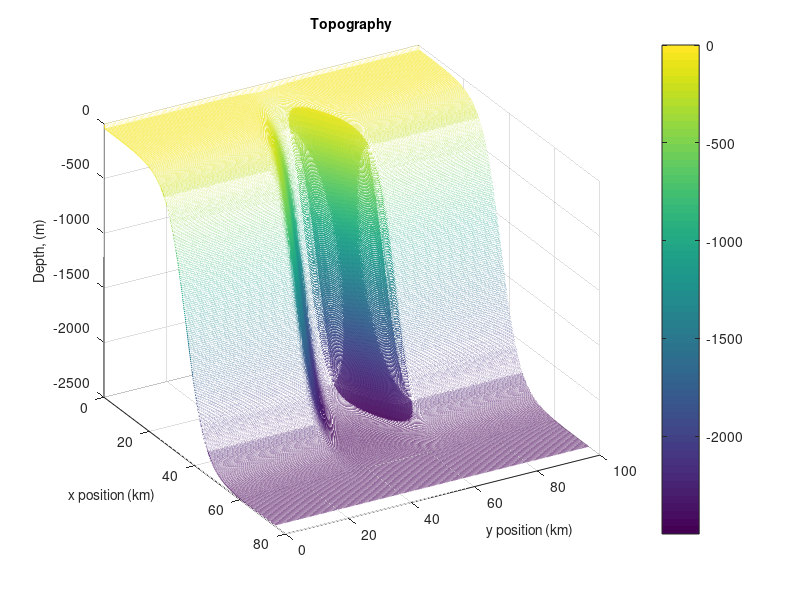
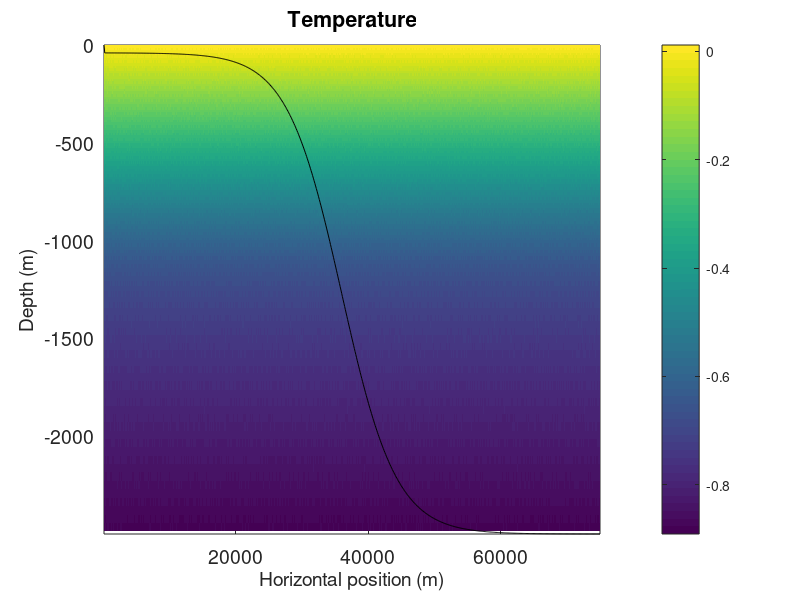
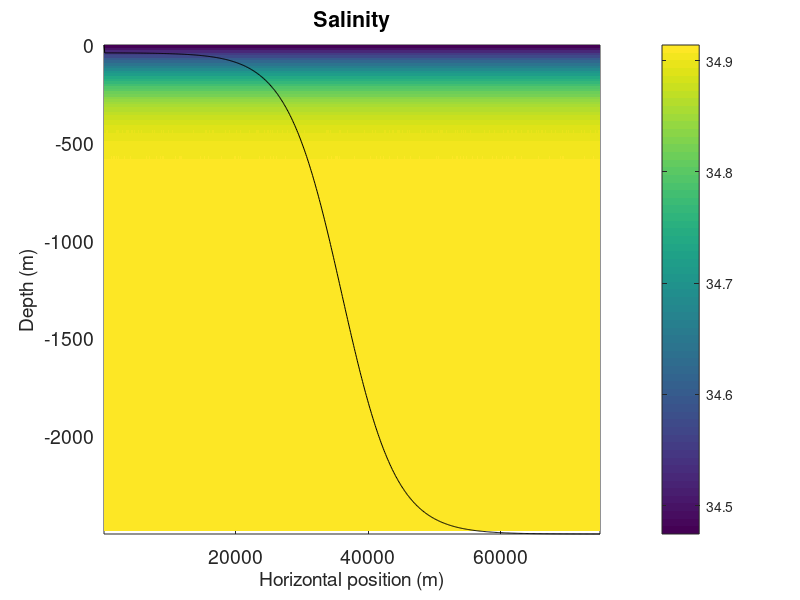
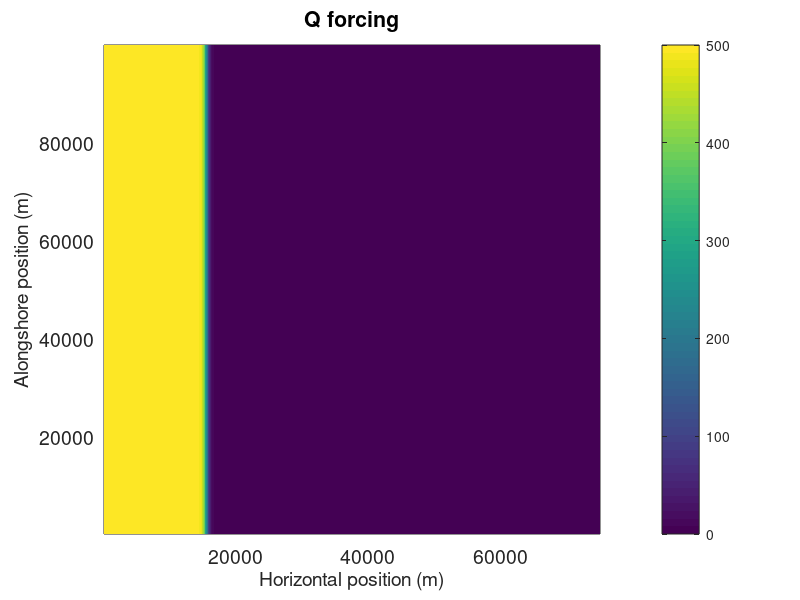

Recreate these plots in MATLAB, in order. (Note: this script raises an error after producing the figures.)
% This is a matlab script that generates the input data
% variable x resolution
clear all
close all

prec='real*8';
ieee='b';

% Dimensions of grid
nx=640; 
ny=900;
nz=120; 
% Nominal depth of model (meters)
H=2500.0;
% Size of domain
Lx=75000;
Ly=99999.9;

% Horizontal resolution (m)
%Variable resolution
res1=2*Lx/(3*nx);
L1=Lx/2;
L2=Lx - L1;
n2=nx - (L1/res1);
res2=L2/n2;
A=res2 - res1;
iswitch1=L1/(res1);
width=40;
dx=zeros(nx,1);
for i=1:nx
    dx(i) = res1*1.43982 + 0.06*A*( tanh( (i-iswitch1)/width) + 1);
%dx(i) = Lx/nx;
end

%Vertical resolution (m)
res1z=2*H/(3*nz);
H1 =H/2;
H2 =H - H1;
n2z =nz - (H1/res1z);
res2z=H2/n2z;
Az = res2z-res1z;
% in gendata_Kara1 iswitchz =H1/(res1z);
iswitchz =H1/(res1z);
widthz=10;
dz = zeros(nz,1);
for i=1:nz
    dz(i) =res1z*.95+0.5408*Az*(tanh((i-iswitchz)/widthz)+1);
    %in gendata_Kara1 dz(i) =res1z/4+1.2*Az*(tanh((i-iswitchz)/widthz)+1);

end


x=zeros(nx,1);
x(1) = dx(1);
for i=2:nx
x(i)=x(i-1) + dx(i);
end

z=zeros(nz,1);
z(1) =-dz(1);
for i=2:nz
    z(i)=(z(i-1)-dz(i));
end
y =111.111:111.111:99999.9; 

fid=fopen('dx.bin','w',ieee); fwrite(fid,dx,prec); fclose(fid);
%fid=fopen('dz.bin','w',ieee); fwrite(fid,dz,prec); fclose(fid);
dy = Ly/ny;

% Flux
Qo=500; %W/m^2
SFo=0.0372; %kg*psu/(m^2*s);

% Stratification
gravity=9.81;
talpha=2.0e-4;
sbeta=7.4e-4;
N2=0.0000013; %0 for no stratification% save Sweighted.mat Sweighted
% save Tweighted.mat Tweighted
% save densweighted.mat densweighted
% save Uweighted.mat Uweighted
% save densityanomaly.mat densityanomaly
% save XC.mat XC
% save YC.mat YC

Tz=N2/(gravity*talpha);
Sz=N2/(gravity*sbeta);


%Tanh function for cooling
xswitch = 2.2e4+ Lx/2.0;
qwidth = .5e3;
Q=0.0*rand([nx,ny]);
for i=1:nx
Q(i,:) = Q(i,:) + Qo*0.5*(tanh((Lx-x(i)-xswitch)/qwidth) + 1);
%Q(i,:) = Q(i,:) + Qo*0.5*(tanh((x(i)-xswitch)/qwidth) + 1);
end
fid=fopen('Qnet.forcing','w',ieee); fwrite(fid,Q,prec); fclose(fid);

%Tanh function for salinity forcing
%negative for increasing SSS
xswitch = 2.2e4 + Lx/2.0;
sfwidth = 0.5e3;
SF=0.0*rand([nx,ny]);
for i=1:nx
SF(i,:) = -(SF(i,:) + SFo*0.5*(tanh((Lx-x(i)-xswitch)/sfwidth) + 1));
%Q(i,:) = Q(i,:) + Qo*0.5*(tanh((x(i)-xswitch)/qwidth) + 1);
end
fid=fopen('SF.forcing','w',ieee); fwrite(fid,SF,prec); fclose(fid);

% Temperature profile
i = 1:1:nz;
Tref = 1.5516 - 1.5414*(tanh(i/179.2610)+1);
fid =fopen('Tref.init','w',ieee); fwrite(fid,Tref,prec); fclose(fid);
t=0.01*rand([nx,ny,nz]);

for k=1:nz
 t(:,:,k) = t(:,:,k) + Tref(k);
end
fid=fopen('T.init','w',ieee); fwrite(fid,t,prec); fclose(fid);

%Salinity profile
i = 1:1:nz;
Sref=33.9831+0.4654*(tanh(i/17.9459)+1);
fid=fopen('Sref.init','w',ieee); fwrite(fid,Sref,prec); fclose(fid);
s=0.0001*rand([nx,ny,nz]);
for k=1:nz
    s(:,:,k)=s(:,:,k)+Sref(k);
end
fid=fopen('S.init','w',ieee); fwrite(fid,s,prec); fclose(fid);

%Temperature profile for sponge
Trefsponge = repmat(Tref,[ny 1]);
fid =fopen('Trefsponge.init','w',ieee); fwrite(fid,Trefsponge,prec); fclose(fid);
%Salinity profile for sponge
Srefsponge = repmat(Sref,[ny 1]);
fid =fopen('Srefsponge.init','w',ieee); fwrite(fid,Srefsponge,prec); fclose(fid);

%Sponge BC
Uref=0.0*rand([ny,nz]);
Vref=0.0*rand([ny,nz]);
fid =fopen('Uref.init','w',ieee); fwrite(fid,Uref,prec); fclose(fid);
fid =fopen('Vref.init','w',ieee); fwrite(fid,Vref,prec); fclose(fid);

% Sloping channel
% tanh function for slope
slope=0.15;
offset=repmat(1.5e3 + Lx/2.0,1,ny);
amplitude = offset(1)/exp(-1.4*(y(300)-Ly/2).^2/(Ly/3).^2)-offset(1,1);
for j = 300:600
    offset(1,j) = offset(1,1)+(sin((j-375)*2*pi/300)+1)/2 *amplitude;
end
% for j=300:600
%     offset(1,j)=amplitude*exp(-1.4*(y(j)-Ly/2).^2/(Ly/3).^2);
% end
dmax=-40.0;
h1=dmax;
h2=-H;
hdiff=(h1-h2);
xwidth=hdiff/(2.0*slope);
d=0.0*rand([nx,ny]);
for i=1:nx
for j=1:ny
d(i,j) = hdiff/2*(tanh((Lx-x(i)-offset(j))/xwidth) + 1) - H;
end
end
d(1,:)=0.0;

fid=fopen('topog.slope','w',ieee); fwrite(fid,d,prec); fclose(fid);

pressure = -9.81*1035*z/10000;
pressure = repmat(pressure,[1 640]);
pressure = reshape(pressure',640,1,120);

ypoint = 890;

figure(101)
mesh(x/1000,y/1000,d'); 
set(gca,'Fontsize',10); xlabel('x position (km)','Fontsize',10)
ylabel('y position (km)','Fontsize',10); 
zlabel('Depth, (m)','Fontsize',10); title('Topography','Fontsize',10)
colorbar; view(60,30);

figure(102)
pcolor(x,z-z(1),squeeze(t(:,ypoint,:))'); shading flat;
set(gca,'Ydir','Normal')
colorbar; title('Temperature','Fontsize',14)
set(gca,'Fontsize',14); xlabel('Horizontal position (m)','Fontsize',14)
ylabel('Depth (m)','Fontsize',14); 
hold on; plot(x,d(:,1),'k');

figure(103)
pcolor(x,z-z(1),squeeze(s(:,ypoint,:))'); shading flat;
set(gca,'Ydir','Normal')
colorbar; title('Salinity','Fontsize',14)
set(gca,'Fontsize',14); xlabel('Horizontal position (m)','Fontsize',14)
ylabel('Depth (m)','Fontsize',14); 
hold on; plot(x,d(:,1),'k');

figure(104)
pcolor(x,y,Q'); shading flat;
colorbar; title('Q forcing','Fontsize',14)
set(gca,'Fontsize',14); xlabel('Horizontal position (m)','Fontsize',14)
ylabel('Alongshore position (m)','Fontsize',14); 

figure(105)
pcolor(x,y,SF'); shading flat;
colorbar; title('Salinity forcing','Fontsize',14)
set(gca,'Fontsize',14); xlabel('Horizontal position (m)','Fontsize',14)
ylabel('Alongshore position (m)','Fontsize',14); 



%LOOKING AT PRESSURE
tdens = (squeeze(t(:,1,:)))';
sdens = (squeeze(s(:,1,:)))';
density = densmdjwf(sdens,tdens,1);
figure(106)
pcolor(x,z-z(1),density); shading flat;
set(gca,'Ydir','Normal')
colorbar; title('Density','Fontsize',14)
set(gca,'Fontsize',14); xlabel('Horizontal position (m)','Fontsize',14)
ylabel('Depth (m)','Fontsize',14); 
hold on; plot(x,d(:,1),'k');

mask = zeros(640,900,120);
mask(1:148,1:900,1)=1;
mask(626:640,1:900,1:120)=1;
figure(107)
imagesc(squeeze(mask(:,:,1))');
fid=fopen('rbcs_mask.bin','w',ieee); fwrite(fid,mask,prec); fclose(fid);

relax= zeros(640,900,120);
relax(1:148,1:900,1)=1;
figure(108)
imagesc(squeeze(relax(:,:,1))')
fid=fopen('rbcs_Tr1_fld.bin','w',ieee); fwrite(fid,relax,prec); fclose(fid);
% hold on; 
% h =area(x,d(:,1),-2500);
% set(h,'Facecolor',[0.8 0.8 0.8]);
% caxis([1027.6 1028.08]);
